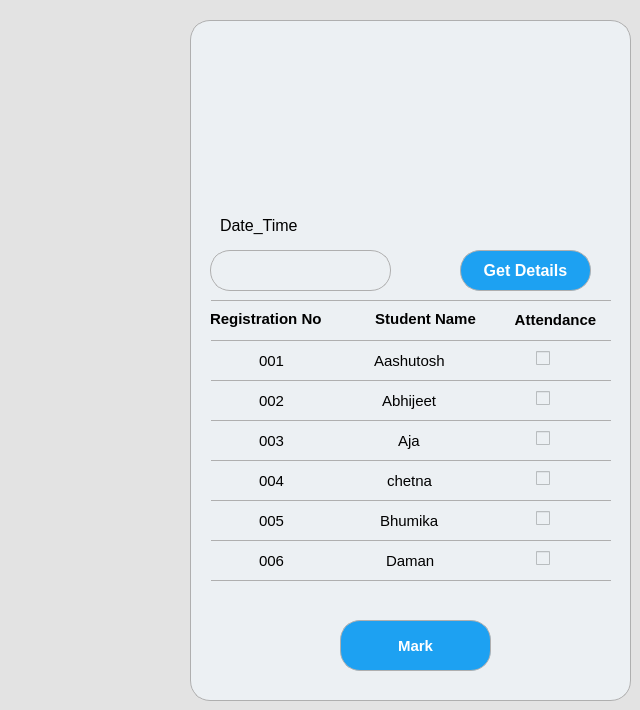
       <widget class="QWidget" name="attendancetab">
        <property name="maximumSize">
         <size>
          <width>867</width>
          <height>736</height>
         </size>
        </property>
        <property name="styleSheet">
         <string notr="true">background-color: rgb(227, 227, 227);</string>
        </property>
        <attribute name="title">
         <string>Attendance</string>
        </attribute>
        <widget class="QFrame" name="frame_10">
         <property name="geometry">
          <rect>
           <x>190</x>
           <y>20</y>
           <width>441</width>
           <height>681</height>
          </rect>
         </property>
         <property name="styleSheet">
          <string notr="true">border:1px solid rgb(175, 175, 175);
  border-radius: 20px;
   background: #ecf0f3;
position: relative; 
  border-radius: 20px;
  box-sizing: border-box;
  background: #ecf0f3;
  box-shadow: 14px 14px 20px #cbced1, -14px -14px 20px white;
 </string>
         </property>
         <property name="frameShape">
          <enum>QFrame::StyledPanel</enum>
         </property>
         <property name="frameShadow">
          <enum>QFrame::Raised</enum>
         </property>
         <widget class="QLabel" name="label_34">
          <property name="geometry">
           <rect>
            <x>110</x>
            <y>20</y>
            <width>221</width>
            <height>141</height>
           </rect>
          </property>
          <property name="styleSheet">
           <string notr="true"> border-radius: 50%;
border:none;
 </string>
          </property>
          <property name="text">
           <string/>
          </property>
          <property name="pixmap">
           <pixmap>jims_logo.webp</pixmap>
          </property>
          <property name="scaledContents">
           <bool>true</bool>
          </property>
         </widget>
         <widget class="QLabel" name="label_35">
          <property name="geometry">
           <rect>
            <x>30</x>
            <y>190</y>
            <width>121</width>
            <height>31</height>
           </rect>
          </property>
          <property name="font">
           <font>
            <pointsize>12</pointsize>
           </font>
          </property>
          <property name="styleSheet">
           <string notr="true">display: block;
  width: 100%;
  padding: 0;
  border: none;
  outline: none;
  box-sizing: border-box;</string>
          </property>
          <property name="text">
           <string>Date_Time</string>
          </property>
         </widget>
         <widget class="QPushButton" name="subatt_2">
          <property name="geometry">
           <rect>
            <x>150</x>
            <y>600</y>
            <width>151</width>
            <height>51</height>
           </rect>
          </property>
          <property name="font">
           <font>
            <pointsize>11</pointsize>
            <weight>99</weight>
            <bold>true</bold>
           </font>
          </property>
          <property name="styleSheet">
           <string notr="true">color: white;
  
  background: #1DA1F2;
  height: 40px;
  border-radius: 20px;
  cursor: pointer;
  font-weight: 900;
  box-shadow: 6px 6px 6px #cbced1, -6px -6px 6px white;
  transition: 0.5s;
text-align:center;
</string>
          </property>
          <property name="text">
           <string>Mark</string>
          </property>
         </widget>
         <widget class="Line" name="line_9">
          <property name="geometry">
           <rect>
            <x>21</x>
            <y>280</y>
            <width>400</width>
            <height>1</height>
           </rect>
          </property>
          <property name="orientation">
           <enum>Qt::Horizontal</enum>
          </property>
         </widget>
         <widget class="QLabel" name="label_36">
          <property name="geometry">
           <rect>
            <x>20</x>
            <y>289</y>
            <width>141</width>
            <height>20</height>
           </rect>
          </property>
          <property name="font">
           <font>
            <pointsize>11</pointsize>
            <weight>75</weight>
            <bold>true</bold>
           </font>
          </property>
          <property name="styleSheet">
           <string notr="true">border:none;</string>
          </property>
          <property name="text">
           <string>Registration No</string>
          </property>
         </widget>
         <widget class="QLabel" name="label_37">
          <property name="geometry">
           <rect>
            <x>165</x>
            <y>289</y>
            <width>141</width>
            <height>20</height>
           </rect>
          </property>
          <property name="font">
           <font>
            <pointsize>11</pointsize>
            <weight>75</weight>
            <bold>true</bold>
           </font>
          </property>
          <property name="styleSheet">
           <string notr="true">border:none;</string>
          </property>
          <property name="text">
           <string>Student Name</string>
          </property>
          <property name="alignment">
           <set>Qt::AlignCenter</set>
          </property>
         </widget>
         <widget class="Line" name="line_17">
          <property name="geometry">
           <rect>
            <x>21</x>
            <y>320</y>
            <width>400</width>
            <height>1</height>
           </rect>
          </property>
          <property name="orientation">
           <enum>Qt::Horizontal</enum>
          </property>
         </widget>
         <widget class="Line" name="line_18">
          <property name="geometry">
           <rect>
            <x>21</x>
            <y>360</y>
            <width>400</width>
            <height>1</height>
           </rect>
          </property>
          <property name="orientation">
           <enum>Qt::Horizontal</enum>
          </property>
         </widget>
         <widget class="Line" name="line_19">
          <property name="geometry">
           <rect>
            <x>21</x>
            <y>400</y>
            <width>400</width>
            <height>1</height>
           </rect>
          </property>
          <property name="orientation">
           <enum>Qt::Horizontal</enum>
          </property>
         </widget>
         <widget class="Line" name="line_20">
          <property name="geometry">
           <rect>
            <x>21</x>
            <y>440</y>
            <width>400</width>
            <height>1</height>
           </rect>
          </property>
          <property name="orientation">
           <enum>Qt::Horizontal</enum>
          </property>
         </widget>
         <widget class="Line" name="line_21">
          <property name="geometry">
           <rect>
            <x>21</x>
            <y>480</y>
            <width>400</width>
            <height>1</height>
           </rect>
          </property>
          <property name="orientation">
           <enum>Qt::Horizontal</enum>
          </property>
         </widget>
         <widget class="Line" name="line_22">
          <property name="geometry">
           <rect>
            <x>21</x>
            <y>520</y>
            <width>400</width>
            <height>1</height>
           </rect>
          </property>
          <property name="orientation">
           <enum>Qt::Horizontal</enum>
          </property>
         </widget>
         <widget class="Line" name="line_23">
          <property name="geometry">
           <rect>
            <x>21</x>
            <y>560</y>
            <width>400</width>
            <height>1</height>
           </rect>
          </property>
          <property name="orientation">
           <enum>Qt::Horizontal</enum>
          </property>
         </widget>
         <widget class="QLabel" name="label_57">
          <property name="geometry">
           <rect>
            <x>300</x>
            <y>290</y>
            <width>131</width>
            <height>20</height>
           </rect>
          </property>
          <property name="font">
           <font>
            <pointsize>11</pointsize>
            <weight>75</weight>
            <bold>true</bold>
           </font>
          </property>
          <property name="styleSheet">
           <string notr="true">border:none;</string>
          </property>
          <property name="text">
           <string>Attendance</string>
          </property>
          <property name="alignment">
           <set>Qt::AlignCenter</set>
          </property>
         </widget>
         <widget class="QCheckBox" name="c2">
          <property name="geometry">
           <rect>
            <x>346</x>
            <y>370</y>
            <width>16</width>
            <height>17</height>
           </rect>
          </property>
          <property name="styleSheet">
           <string notr="true">border:none;</string>
          </property>
          <property name="text">
           <string/>
          </property>
         </widget>
         <widget class="QCheckBox" name="c3">
          <property name="geometry">
           <rect>
            <x>346</x>
            <y>410</y>
            <width>16</width>
            <height>17</height>
           </rect>
          </property>
          <property name="styleSheet">
           <string notr="true">border:none;</string>
          </property>
          <property name="text">
           <string/>
          </property>
         </widget>
         <widget class="QCheckBox" name="c4">
          <property name="geometry">
           <rect>
            <x>346</x>
            <y>450</y>
            <width>16</width>
            <height>17</height>
           </rect>
          </property>
          <property name="styleSheet">
           <string notr="true">border:none;</string>
          </property>
          <property name="text">
           <string/>
          </property>
         </widget>
         <widget class="QCheckBox" name="c5">
          <property name="geometry">
           <rect>
            <x>346</x>
            <y>490</y>
            <width>16</width>
            <height>17</height>
           </rect>
          </property>
          <property name="styleSheet">
           <string notr="true">border:none;</string>
          </property>
          <property name="text">
           <string/>
          </property>
         </widget>
         <widget class="QCheckBox" name="c6">
          <property name="geometry">
           <rect>
            <x>346</x>
            <y>530</y>
            <width>16</width>
            <height>17</height>
           </rect>
          </property>
          <property name="styleSheet">
           <string notr="true">border:none;</string>
          </property>
          <property name="text">
           <string/>
          </property>
         </widget>
         <widget class="QCheckBox" name="c1">
          <property name="geometry">
           <rect>
            <x>346</x>
            <y>330</y>
            <width>16</width>
            <height>17</height>
           </rect>
          </property>
          <property name="styleSheet">
           <string notr="true">border:none;</string>
          </property>
          <property name="text">
           <string/>
          </property>
         </widget>
         <widget class="QLineEdit" name="date">
          <property name="geometry">
           <rect>
            <x>20</x>
            <y>230</y>
            <width>181</width>
            <height>41</height>
           </rect>
          </property>
          <property name="font">
           <font>
            <pointsize>7</pointsize>
           </font>
          </property>
          <property name="styleSheet">
           <string notr="true">  border-radius: 20px;
  </string>
          </property>
         </widget>
         <widget class="QLineEdit" name="l1_2">
          <property name="geometry">
           <rect>
            <x>32</x>
            <y>330</y>
            <width>101</width>
            <height>21</height>
           </rect>
          </property>
          <property name="font">
           <font>
            <pointsize>11</pointsize>
           </font>
          </property>
          <property name="styleSheet">
           <string notr="true">border:none;
</string>
          </property>
          <property name="text">
           <string>001</string>
          </property>
          <property name="alignment">
           <set>Qt::AlignCenter</set>
          </property>
         </widget>
         <widget class="QLineEdit" name="l2_3">
          <property name="geometry">
           <rect>
            <x>32</x>
            <y>370</y>
            <width>101</width>
            <height>21</height>
           </rect>
          </property>
          <property name="font">
           <font>
            <pointsize>11</pointsize>
           </font>
          </property>
          <property name="styleSheet">
           <string notr="true">border:none;
</string>
          </property>
          <property name="text">
           <string>002</string>
          </property>
          <property name="alignment">
           <set>Qt::AlignCenter</set>
          </property>
         </widget>
         <widget class="QLineEdit" name="l3_7">
          <property name="geometry">
           <rect>
            <x>32</x>
            <y>410</y>
            <width>101</width>
            <height>21</height>
           </rect>
          </property>
          <property name="font">
           <font>
            <pointsize>11</pointsize>
           </font>
          </property>
          <property name="styleSheet">
           <string notr="true">border:none;
</string>
          </property>
          <property name="text">
           <string>003</string>
          </property>
          <property name="alignment">
           <set>Qt::AlignCenter</set>
          </property>
         </widget>
         <widget class="QLineEdit" name="l4_2">
          <property name="geometry">
           <rect>
            <x>32</x>
            <y>450</y>
            <width>101</width>
            <height>21</height>
           </rect>
          </property>
          <property name="font">
           <font>
            <pointsize>11</pointsize>
           </font>
          </property>
          <property name="styleSheet">
           <string notr="true">border:none;
</string>
          </property>
          <property name="text">
           <string>004</string>
          </property>
          <property name="alignment">
           <set>Qt::AlignCenter</set>
          </property>
         </widget>
         <widget class="QLineEdit" name="l5_2">
          <property name="geometry">
           <rect>
            <x>32</x>
            <y>490</y>
            <width>101</width>
            <height>21</height>
           </rect>
          </property>
          <property name="font">
           <font>
            <pointsize>11</pointsize>
           </font>
          </property>
          <property name="styleSheet">
           <string notr="true">border:none;
</string>
          </property>
          <property name="text">
           <string>005</string>
          </property>
          <property name="alignment">
           <set>Qt::AlignCenter</set>
          </property>
         </widget>
         <widget class="QLineEdit" name="l6_2">
          <property name="geometry">
           <rect>
            <x>32</x>
            <y>530</y>
            <width>101</width>
            <height>21</height>
           </rect>
          </property>
          <property name="font">
           <font>
            <pointsize>11</pointsize>
           </font>
          </property>
          <property name="styleSheet">
           <string notr="true">border:none;
</string>
          </property>
          <property name="text">
           <string>006</string>
          </property>
          <property name="alignment">
           <set>Qt::AlignCenter</set>
          </property>
         </widget>
         <widget class="QLineEdit" name="n3">
          <property name="geometry">
           <rect>
            <x>170</x>
            <y>410</y>
            <width>101</width>
            <height>21</height>
           </rect>
          </property>
          <property name="font">
           <font>
            <pointsize>11</pointsize>
           </font>
          </property>
          <property name="styleSheet">
           <string notr="true">border:none;
</string>
          </property>
          <property name="text">
           <string>Aja</string>
          </property>
          <property name="alignment">
           <set>Qt::AlignCenter</set>
          </property>
         </widget>
         <widget class="QLineEdit" name="n6">
          <property name="geometry">
           <rect>
            <x>170</x>
            <y>530</y>
            <width>101</width>
            <height>21</height>
           </rect>
          </property>
          <property name="font">
           <font>
            <pointsize>11</pointsize>
           </font>
          </property>
          <property name="styleSheet">
           <string notr="true">border:none;
</string>
          </property>
          <property name="text">
           <string>Daman</string>
          </property>
          <property name="alignment">
           <set>Qt::AlignCenter</set>
          </property>
         </widget>
         <widget class="QLineEdit" name="n1">
          <property name="geometry">
           <rect>
            <x>170</x>
            <y>330</y>
            <width>101</width>
            <height>21</height>
           </rect>
          </property>
          <property name="font">
           <font>
            <pointsize>11</pointsize>
           </font>
          </property>
          <property name="styleSheet">
           <string notr="true">border:none;
</string>
          </property>
          <property name="text">
           <string>Aashutosh</string>
          </property>
          <property name="alignment">
           <set>Qt::AlignCenter</set>
          </property>
         </widget>
         <widget class="QLineEdit" name="n2">
          <property name="geometry">
           <rect>
            <x>170</x>
            <y>370</y>
            <width>101</width>
            <height>21</height>
           </rect>
          </property>
          <property name="font">
           <font>
            <pointsize>11</pointsize>
           </font>
          </property>
          <property name="styleSheet">
           <string notr="true">border:none;
</string>
          </property>
          <property name="text">
           <string>Abhijeet</string>
          </property>
          <property name="alignment">
           <set>Qt::AlignCenter</set>
          </property>
         </widget>
         <widget class="QLineEdit" name="n4">
          <property name="geometry">
           <rect>
            <x>170</x>
            <y>450</y>
            <width>101</width>
            <height>21</height>
           </rect>
          </property>
          <property name="font">
           <font>
            <pointsize>11</pointsize>
           </font>
          </property>
          <property name="styleSheet">
           <string notr="true">border:none;
</string>
          </property>
          <property name="text">
           <string>chetna</string>
          </property>
          <property name="alignment">
           <set>Qt::AlignCenter</set>
          </property>
         </widget>
         <widget class="QLineEdit" name="n5">
          <property name="geometry">
           <rect>
            <x>170</x>
            <y>490</y>
            <width>101</width>
            <height>21</height>
           </rect>
          </property>
          <property name="font">
           <font>
            <pointsize>11</pointsize>
           </font>
          </property>
          <property name="styleSheet">
           <string notr="true">border:none;
</string>
          </property>
          <property name="text">
           <string>Bhumika</string>
          </property>
          <property name="alignment">
           <set>Qt::AlignCenter</set>
          </property>
         </widget>
         <widget class="QPushButton" name="pushButton">
          <property name="geometry">
           <rect>
            <x>270</x>
            <y>230</y>
            <width>131</width>
            <height>41</height>
           </rect>
          </property>
          <property name="font">
           <font>
            <pointsize>12</pointsize>
            <weight>99</weight>
            <bold>true</bold>
           </font>
          </property>
          <property name="styleSheet">
           <string notr="true"> color: white;
 background: #1DA1F2;
  height: 40px;
  cursor: pointer;
  font-weight: 900;
  box-shadow: 6px 6px 6px #cbced1, -6px -6px 6px white;
  transition: 0.5s;
 text-align:center;
  border-radius: 20px;
</string>
          </property>
          <property name="text">
           <string>Get Details</string>
          </property>
         </widget>
        </widget>
       </widget>
